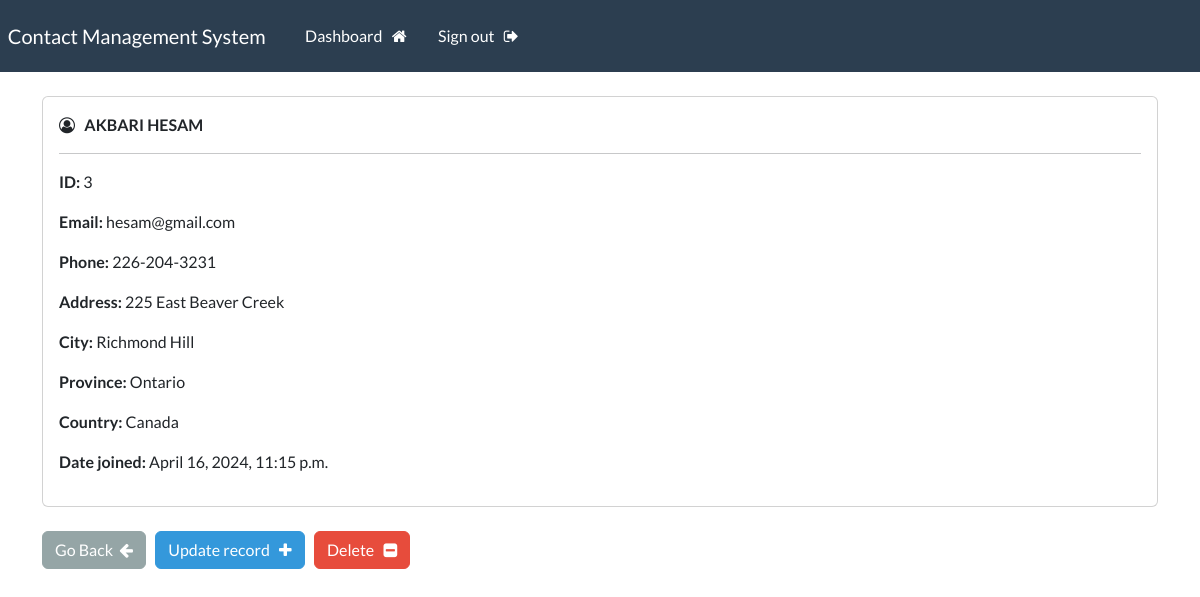
Screenshot of /record/3 (signed in) with the database file from the repository.
### webapp/models.py (models this page shows, shortened)
class Record(models.Model):
    creation_date = models.DateTimeField(auto_now_add=True)
    first_name = models.CharField(max_length=100)
    last_name = models.CharField(max_length=100)
    email = models.CharField(max_length=255)
    phone = models.CharField(max_length=20)
    address = models.CharField(max_length=300)
    city = models.CharField(max_length=255)
    province = models.CharField(max_length=200)
    country = models.CharField(max_length=125)

### webapp/views.py (the view)
# urls.py: path('record/<int:pk>',views.singular_record, name="record"),
@login_required(login_url='my-login')
def singular_record(request, pk):
    all_records = Record.objects.get(id=pk)
    context = {'record' : all_records}
    return render(request, 'webapp/view-record.html',context )

### webapp/templates/webapp/view-record.html (shortened to what this page needs)
{% extends 'webapp/base.html' %}
{% block content %}
    <div class="card">
        <div class="card-body">
            <p> <i class="fa fa-user-circle-o"></i>&nbsp;&nbsp; <strong>{{record.last_name|upper}} {{record.first_name|upper}}</strong></p> <hr>
            <p><strong>ID: </strong> {{record.id}} </p>
            <p><strong>Email: </strong> {{record.email}} </p>
            <p><strong>Phone: </strong> {{record.phone}} </p>
            <p><strong>Address: </strong> {{record.address}} </p>
            <p><strong>City: </strong> {{record.city}} </p>
            <p><strong>Province: </strong> {{record.province}} </p>
            <p><strong>Country: </strong> {{record.country}} </p>
            <p><strong>Date joined: </strong> {{record.creation_date}} </p>
        </div>
    </div>
    <br>
    <a href="{% url 'dashboard' %}" class="btn btn-secondary"> Go Back &nbsp;<i class="fa fa-arrow-left"></i> </a>
    <a href="{% url 'update-record' record.id %}" class="btn btn-info"> Update record &nbsp; <i class="fa fa-plus"></i></a>
    <a href="{% url 'delete-record' record.id %}" class="btn btn-danger"> Delete &nbsp; <i class="fa fa-minus-square"></i></a>
{% endblock %}

### rows the page displays
Record: last_name "AKBARI", first_name "HESAM", id "3", email "hesam@gmail.com", phone "226-204-3231", address "225 East Beaver Creek", city "Richmond Hill", province "Ontario", country "Canada", creation_date "April 16, 2024, 11:15 p.m."
